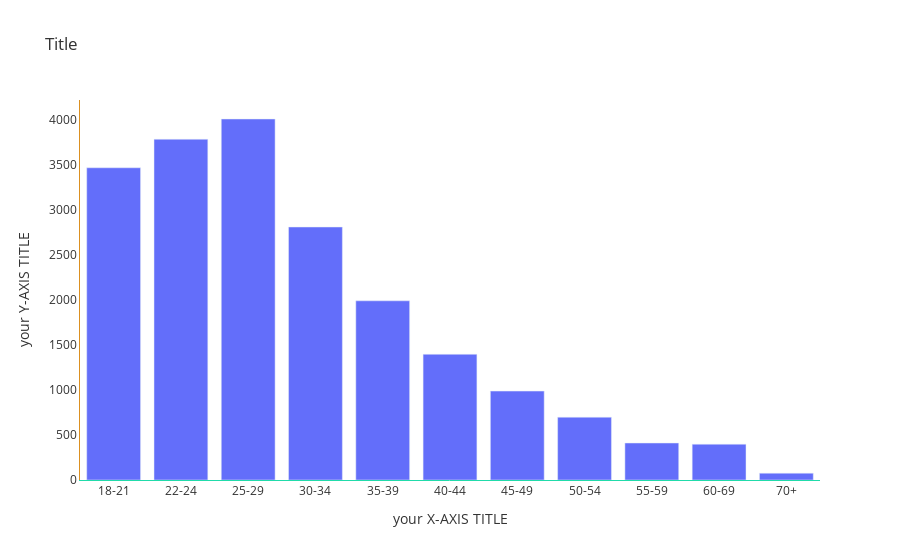

Notebook code cell kept with this figure:
### Code cell
q1_df = df['Q1'].value_counts()
q1_df = q1_df.drop("What is your age (# years)?")
CATEGORY_ORDER = ["18-21", "22-24", "25-29", "30-34", "35-39", "40-44", "45-49", "50-54", "55-59", "60-69", "70+"]
fig = go.Figure()
fig.add_trace(go.Bar(x= q1_df.index, y = q1_df.values))

#styling update
fig.update_layout(plot_bgcolor = 'white', 
                  font = dict(color = "#333333"),
                  title = dict(text = 'Title'),
                  xaxis = dict(title = "your X-AXIS TITLE", linecolor = "#21DBAA", categoryorder = "array", categoryarray = CATEGORY_ORDER), 
                 yaxis = dict(title = "your Y-AXIS TITLE", linecolor = "#DB9021"),
                 )

fig.show()

### Figure 1 — Plotly figure (JSON) as saved in the notebook; plotly's stock layout.template omitted (floating-point values rounded to 4 significant figures)
{"data": [{"type": "bar", "x": ["25-29", "22-24", "18-21", "30-34", "35-39", "40-44", "45-49", "50-54", "55-59", "60-69", "70+"], "y": [4011, 3786, 3469, 2811, 1991, 1397, 988, 698, 411, 398, 76]}], "layout": {"autosize": true, "font": {"color": "#333333"}, "plot_bgcolor": "white", "title": {"text": "Title"}, "xaxis": {"autorange": true, "categoryarray": ["18-21", "22-24", "25-29", "30-34", "35-39", "40-44", "45-49", "50-54", "55-59", "60-69", "70+"], "categoryorder": "array", "linecolor": "#21DBAA", "range": [-0.5, 10.5], "title": {"text": "your X-AXIS TITLE"}, "type": "category"}, "yaxis": {"autorange": true, "linecolor": "#DB9021", "range": [0, 4222.0], "title": {"text": "your Y-AXIS TITLE"}, "type": "linear"}}}
